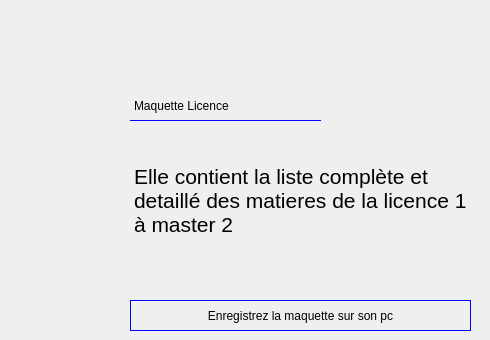
      <widget class="QWidget" name="page_26">
       <widget class="QPushButton" name="enregistre">
        <property name="geometry">
         <rect>
          <x>130</x>
          <y>300</y>
          <width>341</width>
          <height>31</height>
         </rect>
        </property>
        <property name="cursor">
         <cursorShape>PointingHandCursor</cursorShape>
        </property>
        <property name="styleSheet">
         <string notr="true">font: 17pt &quot;Poor Richard&quot;;
border:solid;
border-width:1px;
border-color: transparent;
border-color: rgb(0, 0, 255);</string>
        </property>
        <property name="text">
         <string>Enregistrez la maquette sur son pc</string>
        </property>
       </widget>
       <widget class="QLabel" name="label_2">
        <property name="geometry">
         <rect>
          <x>130</x>
          <y>90</y>
          <width>191</width>
          <height>31</height>
         </rect>
        </property>
        <property name="styleSheet">
         <string notr="true">font: 75 18pt &quot;Segoe MDL2 Assets&quot;;

border:solid;
border-width:1px;
border-color: transparent;
border-bottom-color: rgb(0, 0, 255);</string>
        </property>
        <property name="text">
         <string>Maquette Licence</string>
        </property>
       </widget>
       <widget class="QTextEdit" name="textEdit_11">
        <property name="geometry">
         <rect>
          <x>130</x>
          <y>160</y>
          <width>351</width>
          <height>101</height>
         </rect>
        </property>
        <property name="styleSheet">
         <string notr="true">border:none;
background-color:transparent;</string>
        </property>
        <property name="html">
         <string>&lt;!DOCTYPE HTML PUBLIC &quot;-//W3C//DTD HTML 4.0//EN&quot; &quot;http://www.w3.org/TR/REC-html40/strict.dtd&quot;&gt;
&lt;html&gt;&lt;head&gt;&lt;meta name=&quot;qrichtext&quot; content=&quot;1&quot; /&gt;&lt;style type=&quot;text/css&quot;&gt;
p, li { white-space: pre-wrap; }
&lt;/style&gt;&lt;/head&gt;&lt;body style=&quot; font-family:'MS Shell Dlg 2'; font-size:8.25pt; font-weight:400; font-style:normal;&quot;&gt;
&lt;p style=&quot; margin-top:0px; margin-bottom:0px; margin-left:0px; margin-right:0px; -qt-block-indent:0; text-indent:0px;&quot;&gt;&lt;span style=&quot; font-size:16pt;&quot;&gt;Elle contient la liste complète et detaillé des matieres de la licence 1 à master 2&lt;/span&gt;&lt;/p&gt;&lt;/body&gt;&lt;/html&gt;</string>
        </property>
       </widget>
      </widget>
